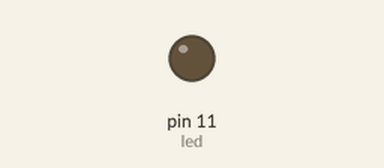
The sketch below on a simulated Arduino Uno, built with avr-gcc and run on an emulated ATmega328P. On the bench: output pins drawn as LEDs (lit = HIGH).

Above: at 1.7 s.
At 4.2 s:
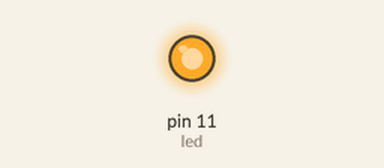
Timing chart, 0 to 10.4 s (numbered marks = the images above):
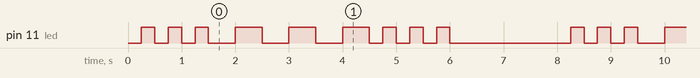

Measured:
- by itself, pin 11 (led): repeats every 8.0 s: 2 × (LOW 0.25 s, HIGH 0.25 s), 3 × (LOW 0.50 s, HIGH 0.50 s), 3 × (LOW 0.25 s, HIGH 0.25 s), LOW 2.3 s, HIGH 0.25 s
- by itself, everything shown: repeats every 8.0 s, in 18 steps

The sketch:

SOS.ino
```cpp
int led = 11;

void setup() {
   pinMode(led, OUTPUT);
}

void loop() {
  for(int i=0;i<3;i++) {
    delay(250);
    digitalWrite(led,HIGH);
    delay(250);
    digitalWrite(led,LOW);
  }
  for(int i=0;i<3;i++) {
    delay(500);
    digitalWrite(led,HIGH);
    delay(500);
    digitalWrite(led,LOW);
  }
  for(int i=0;i<3;i++) {
    delay(250);
    digitalWrite(led,HIGH);
    delay(250);
    digitalWrite(led,LOW);
  }
  delay(2000);
}
```
